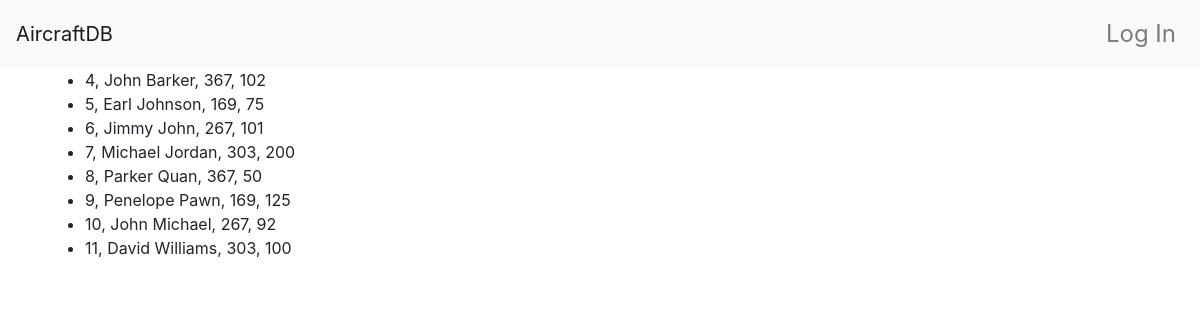
The page /pilot/pilots on the database its author committed.
### app/models.py (models this page shows, shortened)
class User(UserMixin, db.Model, Base):
    __tablename__ = 'user'
    id = db.Column(db.Integer, primary_key=True)
    usrename = db.Column(db.String(15))
    password = db.Column(db.String(80))
    squadron_id = db.Column(db.Integer, db.ForeignKey('squadron.id'))
    type = db.Column(db.String(50))
    __mapper_args__ = {
        'polymorphic_identity' : 'user',
        'polymorphic_on': type
    }

class Pilot(User):
    __tablename__ = 'pilot'
    id = db.Column(db.Integer, db.ForeignKey('user.id'), primary_key=True)
    name = db.Column(db.String(80))
    hours = db.Column(db.Integer)
    __mapper_args__={'polymorphic_identity': 'pilot'}
    '''
    Insert pilots into the database
    '''

class User(UserMixin, db.Model, Base):
    __tablename__ = 'user'
    id = db.Column(db.Integer, primary_key=True)
    usrename = db.Column(db.String(15))
    password = db.Column(db.String(80))
    squadron_id = db.Column(db.Integer, db.ForeignKey('squadron.id'))
    type = db.Column(db.String(50))
    __mapper_args__ = {
        'polymorphic_identity' : 'user',
        'polymorphic_on': type
    }

### app/main/views.py (the view)
@main.route('/pilot/pilots')
def pilot_list():
    data = Pilot.query.all()
    return render_template('pilot/pilots.html', data=data)

### app/templates/pilot/pilots.html (shortened to what this page needs)
{% extends "base.html" %}
{% block page_content %}
  <div class="container">
    <ul>
    {% for pilot in data %}
      <li>{{pilot.id}}, {{pilot.name}}, {{pilot.squadron_id}}, {{pilot.hours}}</li>
      {% endfor %}
    </ul>
  </div>
{% endblock %}

### app/static/style.css (style rules this page uses)
div.container { margin: 0 auto; display:flex; height:70vh; flex-wrap:wrap; flex-direction:column; }

### rows shown on the page
Pilot: id "4", name "John Barker", squadron_id "367", hours "102"
Pilot: id "5", name "Earl Johnson", squadron_id "169", hours "75"
Pilot: id "6", name "Jimmy John", squadron_id "267", hours "101"
Pilot: id "7", name "Michael Jordan", squadron_id "303", hours "200"
Pilot: id "8", name "Parker Quan", squadron_id "367", hours "50"
Pilot: id "9", name "Penelope Pawn", squadron_id "169", hours "125"
Pilot: id "10", name "John Michael", squadron_id "267", hours "92"
Pilot: id "11", name "David Williams", squadron_id "303", hours "100"
